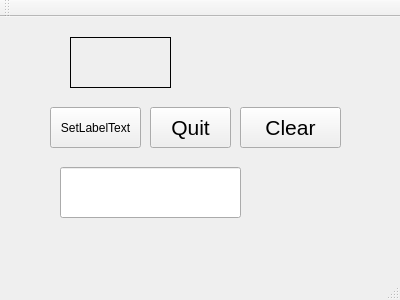
<?xml version="1.0" encoding="UTF-8"?>
<ui version="4.0">
 <class>MainWindow</class>
 <widget class="QMainWindow" name="MainWindow">
  <property name="geometry">
   <rect>
    <x>0</x>
    <y>0</y>
    <width>400</width>
    <height>300</height>
   </rect>
  </property>
  <property name="windowTitle">
   <string>MainWindow</string>
  </property>
  <widget class="QWidget" name="centralWidget">
   <widget class="QPushButton" name="pushButtonMyButtonQuit">
    <property name="geometry">
     <rect>
      <x>150</x>
      <y>90</y>
      <width>81</width>
      <height>41</height>
     </rect>
    </property>
    <property name="font">
     <font>
      <pointsize>16</pointsize>
     </font>
    </property>
    <property name="text">
     <string>Quit</string>
    </property>
   </widget>
   <widget class="QLabel" name="labelMyLabel">
    <property name="geometry">
     <rect>
      <x>70</x>
      <y>20</y>
      <width>101</width>
      <height>51</height>
     </rect>
    </property>
    <property name="font">
     <font>
      <pointsize>16</pointsize>
     </font>
    </property>
    <property name="frameShape">
     <enum>QFrame::Box</enum>
    </property>
    <property name="frameShadow">
     <enum>QFrame::Plain</enum>
    </property>
    <property name="text">
     <string/>
    </property>
   </widget>
   <widget class="QPushButton" name="pushButtonSetLabelText">
    <property name="geometry">
     <rect>
      <x>50</x>
      <y>90</y>
      <width>91</width>
      <height>41</height>
     </rect>
    </property>
    <property name="text">
     <string>SetLabelText</string>
    </property>
   </widget>
   <widget class="QPushButton" name="pushButtonClear">
    <property name="geometry">
     <rect>
      <x>240</x>
      <y>90</y>
      <width>101</width>
      <height>41</height>
     </rect>
    </property>
    <property name="font">
     <font>
      <pointsize>16</pointsize>
     </font>
    </property>
    <property name="text">
     <string>Clear</string>
    </property>
   </widget>
   <widget class="QLineEdit" name="lineEditMyLineEdit">
    <property name="geometry">
     <rect>
      <x>60</x>
      <y>150</y>
      <width>181</width>
      <height>51</height>
     </rect>
    </property>
    <property name="font">
     <font>
      <pointsize>16</pointsize>
     </font>
    </property>
   </widget>
  </widget>
  <widget class="QMenuBar" name="menuBar">
   <property name="geometry">
    <rect>
     <x>0</x>
     <y>0</y>
     <width>400</width>
     <height>20</height>
    </rect>
   </property>
  </widget>
  <widget class="QToolBar" name="mainToolBar">
   <attribute name="toolBarArea">
    <enum>TopToolBarArea</enum>
   </attribute>
   <attribute name="toolBarBreak">
    <bool>false</bool>
   </attribute>
  </widget>
  <widget class="QStatusBar" name="statusBar"/>
 </widget>
 <layoutdefault spacing="6" margin="11"/>
 <resources/>
 <connections/>
</ui>
